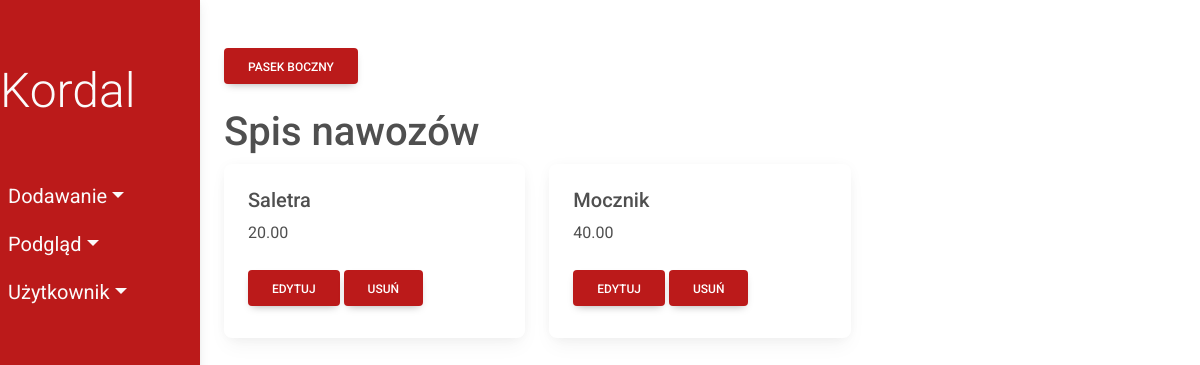
The app's page /fertilizers/ with its own data.
### fields/models.py (models this page shows, shortened)
class Fertilizer(models.Model):
    fertilizer_name = models.CharField(max_length=50)
    price = models.DecimalField(max_digits=10, decimal_places=2)
    class Meta:
        db_table = 'Fertilizer'

### fields/views/viewsFertilizer.py (the view)
# urls.py: path('fertilizers/', viewsFertilizer.show_fertilizers,
def show_fertilizers(request):
    fertilizers = Fertilizer.objects.all()
    return render(request, 'fields/show/fertilizer.html', {'fertilizers': fertilizers})

### fields/templates/fields/show/fertilizer.html
{% extends 'fields/index.html' %}
      {% block content %}
      <h1>Spis nawozów</h1>
      <div class="row">
        {% for fertilizer in fertilizers %}
        <div class="col-sm-4">
          <div class="card">
            <div class="card-body">
              <h5 class="card-title">{{ fertilizer.fertilizer_name}}</h5>
              <p class="card-text">{{ fertilizer.price}}</p>
              <a href="update/{{fertilizer.id}}" class="btn my-2 menu-btn">Edytuj</a>
              <a href="delete/{{fertilizer.id}}" class="btn my-2 menu-btn">Usuń</a>
            </div>
          </div>
        </div>
        {% endfor %}
      </div>
    {% endblock %}

### fields/static/css/style.css (style rules this page uses)
* { margin: 0; padding: 0; box-sizing: border-box; }
:root { --nav-bg: #bb1a1a; --dropdown-bg: #cc2b2b }
body { min-height: 100vh; background-color: #fff; }
.menu-btn { background-color: var(--nav-bg); color:#fff }

### records on screen
Fertilizer: fertilizer_name "Saletra", price "20.00"
Fertilizer: fertilizer_name "Mocznik", price "40.00"
